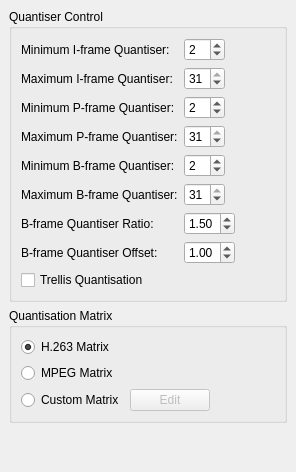
     <widget class="QWidget" name="tab_6" >
      <attribute name="title" >
       <string>Quantiser</string>
      </attribute>
      <layout class="QVBoxLayout" >
       <property name="margin" >
        <number>9</number>
       </property>
       <property name="spacing" >
        <number>6</number>
       </property>
       <item>
        <widget class="QGroupBox" name="groupBox_4" >
         <property name="title" >
          <string>Quantiser Control</string>
         </property>
         <layout class="QVBoxLayout" >
          <property name="margin" >
           <number>9</number>
          </property>
          <property name="spacing" >
           <number>6</number>
          </property>
          <item>
           <layout class="QGridLayout" >
            <property name="margin" >
             <number>0</number>
            </property>
            <property name="spacing" >
             <number>6</number>
            </property>
            <item row="5" column="0" >
             <widget class="QLabel" name="label_7" >
              <property name="text" >
               <string>Maximum B-frame Quantiser:</string>
              </property>
             </widget>
            </item>
            <item row="4" column="1" >
             <layout class="QHBoxLayout" >
              <property name="margin" >
               <number>0</number>
              </property>
              <property name="spacing" >
               <number>6</number>
              </property>
              <item>
               <widget class="QSpinBox" name="quantBminSpinBox" >
                <property name="maximum" >
                 <number>31</number>
                </property>
                <property name="minimum" >
                 <number>1</number>
                </property>
                <property name="value" >
                 <number>2</number>
                </property>
               </widget>
              </item>
              <item>
               <spacer>
                <property name="orientation" >
                 <enum>Qt::Horizontal</enum>
                </property>
                <property name="sizeHint" >
                 <size>
                  <width>40</width>
                  <height>20</height>
                 </size>
                </property>
               </spacer>
              </item>
             </layout>
            </item>
            <item row="1" column="1" >
             <layout class="QHBoxLayout" >
              <property name="margin" >
               <number>0</number>
              </property>
              <property name="spacing" >
               <number>6</number>
              </property>
              <item>
               <widget class="QSpinBox" name="quantImaxSpinBox" >
                <property name="maximum" >
                 <number>31</number>
                </property>
                <property name="minimum" >
                 <number>1</number>
                </property>
                <property name="value" >
                 <number>31</number>
                </property>
               </widget>
              </item>
              <item>
               <spacer>
                <property name="orientation" >
                 <enum>Qt::Horizontal</enum>
                </property>
                <property name="sizeHint" >
                 <size>
                  <width>40</width>
                  <height>20</height>
                 </size>
                </property>
               </spacer>
              </item>
             </layout>
            </item>
            <item row="7" column="0" >
             <widget class="QLabel" name="label_23" >
              <property name="text" >
               <string>B-frame Quantiser Offset:</string>
              </property>
             </widget>
            </item>
            <item row="0" column="1" >
             <layout class="QHBoxLayout" >
              <property name="margin" >
               <number>0</number>
              </property>
              <property name="spacing" >
               <number>6</number>
              </property>
              <item>
               <widget class="QSpinBox" name="quantIminSpinBox" >
                <property name="maximum" >
                 <number>31</number>
                </property>
                <property name="minimum" >
                 <number>1</number>
                </property>
                <property name="value" >
                 <number>2</number>
                </property>
               </widget>
              </item>
              <item>
               <spacer>
                <property name="orientation" >
                 <enum>Qt::Horizontal</enum>
                </property>
                <property name="sizeHint" >
                 <size>
                  <width>47</width>
                  <height>20</height>
                 </size>
                </property>
               </spacer>
              </item>
             </layout>
            </item>
            <item row="2" column="0" >
             <widget class="QLabel" name="label_17" >
              <property name="text" >
               <string>Minimum P-frame Quantiser:</string>
              </property>
             </widget>
            </item>
            <item row="6" column="0" >
             <widget class="QLabel" name="label_20" >
              <property name="text" >
               <string>B-frame Quantiser Ratio:</string>
              </property>
             </widget>
            </item>
            <item row="0" column="0" >
             <widget class="QLabel" name="label_15" >
              <property name="text" >
               <string>Minimum I-frame Quantiser:</string>
              </property>
             </widget>
            </item>
            <item row="3" column="1" >
             <layout class="QHBoxLayout" >
              <property name="margin" >
               <number>0</number>
              </property>
              <property name="spacing" >
               <number>6</number>
              </property>
              <item>
               <widget class="QSpinBox" name="quantPmaxSpinBox" >
                <property name="maximum" >
                 <number>31</number>
                </property>
                <property name="minimum" >
                 <number>1</number>
                </property>
                <property name="value" >
                 <number>31</number>
                </property>
               </widget>
              </item>
              <item>
               <spacer>
                <property name="orientation" >
                 <enum>Qt::Horizontal</enum>
                </property>
                <property name="sizeHint" >
                 <size>
                  <width>40</width>
                  <height>20</height>
                 </size>
                </property>
               </spacer>
              </item>
             </layout>
            </item>
            <item row="5" column="1" >
             <layout class="QHBoxLayout" >
              <property name="margin" >
               <number>0</number>
              </property>
              <property name="spacing" >
               <number>6</number>
              </property>
              <item>
               <widget class="QSpinBox" name="quantBmaxSpinBox" >
                <property name="maximum" >
                 <number>31</number>
                </property>
                <property name="minimum" >
                 <number>1</number>
                </property>
                <property name="value" >
                 <number>31</number>
                </property>
               </widget>
              </item>
              <item>
               <spacer>
                <property name="orientation" >
                 <enum>Qt::Horizontal</enum>
                </property>
                <property name="sizeHint" >
                 <size>
                  <width>40</width>
                  <height>20</height>
                 </size>
                </property>
               </spacer>
              </item>
             </layout>
            </item>
            <item row="4" column="0" >
             <widget class="QLabel" name="label_6" >
              <property name="text" >
               <string>Minimum B-frame Quantiser:</string>
              </property>
             </widget>
            </item>
            <item row="3" column="0" >
             <widget class="QLabel" name="label_5" >
              <property name="text" >
               <string>Maximum P-frame Quantiser:</string>
              </property>
             </widget>
            </item>
            <item row="2" column="1" >
             <layout class="QHBoxLayout" >
              <property name="margin" >
               <number>0</number>
              </property>
              <property name="spacing" >
               <number>6</number>
              </property>
              <item>
               <widget class="QSpinBox" name="quantPminSpinBox" >
                <property name="maximum" >
                 <number>31</number>
                </property>
                <property name="minimum" >
                 <number>1</number>
                </property>
                <property name="value" >
                 <number>2</number>
                </property>
               </widget>
              </item>
              <item>
               <spacer>
                <property name="orientation" >
                 <enum>Qt::Horizontal</enum>
                </property>
                <property name="sizeHint" >
                 <size>
                  <width>40</width>
                  <height>20</height>
                 </size>
                </property>
               </spacer>
              </item>
             </layout>
            </item>
            <item row="7" column="1" >
             <layout class="QHBoxLayout" >
              <property name="margin" >
               <number>0</number>
              </property>
              <property name="spacing" >
               <number>6</number>
              </property>
              <item>
               <widget class="QDoubleSpinBox" name="quantBoffsetSpinBox" >
                <property name="decimals" >
                 <number>2</number>
                </property>
                <property name="maximum" >
                 <double>2.000000000000000</double>
                </property>
                <property name="singleStep" >
                 <double>0.100000000000000</double>
                </property>
                <property name="value" >
                 <double>1.000000000000000</double>
                </property>
               </widget>
              </item>
              <item>
               <spacer>
                <property name="orientation" >
                 <enum>Qt::Horizontal</enum>
                </property>
                <property name="sizeHint" >
                 <size>
                  <width>40</width>
                  <height>20</height>
                 </size>
                </property>
               </spacer>
              </item>
             </layout>
            </item>
            <item row="6" column="1" >
             <layout class="QHBoxLayout" >
              <property name="margin" >
               <number>0</number>
              </property>
              <property name="spacing" >
               <number>6</number>
              </property>
              <item>
               <widget class="QDoubleSpinBox" name="quantBratioSpinBox" >
                <property name="decimals" >
                 <number>2</number>
                </property>
                <property name="maximum" >
                 <double>2.000000000000000</double>
                </property>
                <property name="singleStep" >
                 <double>0.100000000000000</double>
                </property>
                <property name="value" >
                 <double>1.500000000000000</double>
                </property>
               </widget>
              </item>
              <item>
               <spacer>
                <property name="orientation" >
                 <enum>Qt::Horizontal</enum>
                </property>
                <property name="sizeHint" >
                 <size>
                  <width>40</width>
                  <height>20</height>
                 </size>
                </property>
               </spacer>
              </item>
             </layout>
            </item>
            <item row="1" column="0" >
             <widget class="QLabel" name="label_16" >
              <property name="text" >
               <string>Maximum I-frame Quantiser:</string>
              </property>
             </widget>
            </item>
           </layout>
          </item>
          <item>
           <widget class="QCheckBox" name="trellisCheckBox" >
            <property name="text" >
             <string>Trellis Quantisation</string>
            </property>
           </widget>
          </item>
         </layout>
        </widget>
       </item>
       <item>
        <widget class="QGroupBox" name="groupBox_3" >
         <property name="title" >
          <string>Quantisation Matrix</string>
         </property>
         <layout class="QVBoxLayout" >
          <property name="margin" >
           <number>9</number>
          </property>
          <property name="spacing" >
           <number>6</number>
          </property>
          <item>
           <widget class="QRadioButton" name="matrixH263RadioButton" >
            <property name="text" >
             <string>H.263 Matrix</string>
            </property>
            <property name="checked" >
             <bool>true</bool>
            </property>
           </widget>
          </item>
          <item>
           <widget class="QRadioButton" name="matrixMpegRadioButton" >
            <property name="text" >
             <string>MPEG Matrix</string>
            </property>
           </widget>
          </item>
          <item>
           <layout class="QHBoxLayout" >
            <property name="margin" >
             <number>0</number>
            </property>
            <property name="spacing" >
             <number>6</number>
            </property>
            <item>
             <widget class="QRadioButton" name="matrixCustomRadioButton" >
              <property name="text" >
               <string>Custom Matrix</string>
              </property>
             </widget>
            </item>
            <item>
             <widget class="QPushButton" name="matrixCustomEditButton" >
              <property name="enabled" >
               <bool>false</bool>
              </property>
              <property name="text" >
               <string>Edit</string>
              </property>
             </widget>
            </item>
            <item>
             <spacer>
              <property name="orientation" >
               <enum>Qt::Horizontal</enum>
              </property>
              <property name="sizeHint" >
               <size>
                <width>40</width>
                <height>20</height>
               </size>
              </property>
             </spacer>
            </item>
           </layout>
          </item>
         </layout>
        </widget>
       </item>
       <item>
        <spacer>
         <property name="orientation" >
          <enum>Qt::Vertical</enum>
         </property>
         <property name="sizeHint" >
          <size>
           <width>20</width>
           <height>40</height>
          </size>
         </property>
        </spacer>
       </item>
      </layout>
     </widget>
